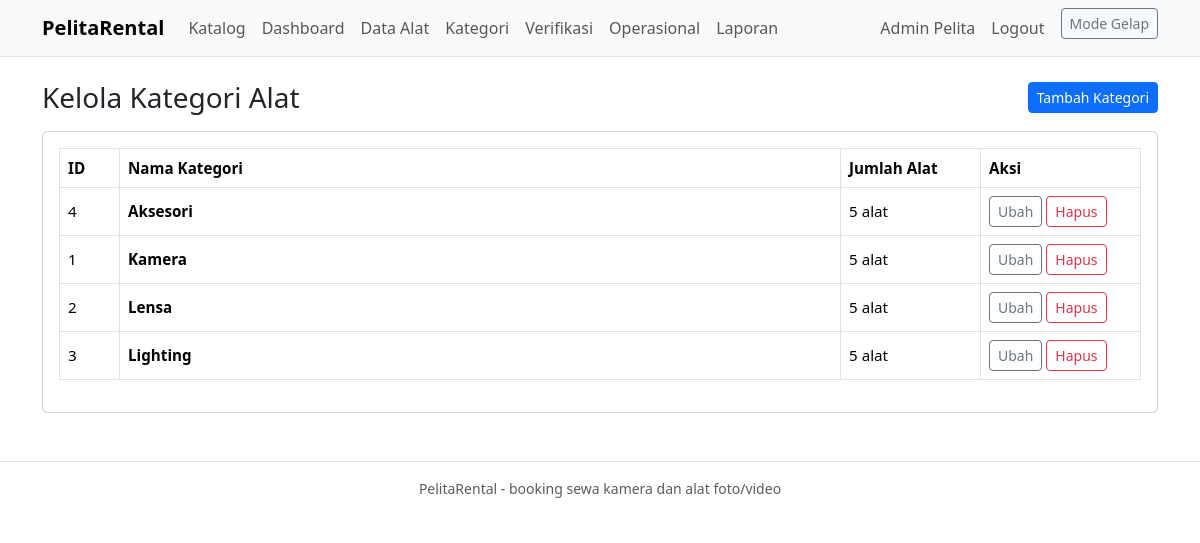
The app's page /admin/kategori.php (signed in) with its own data.
### tables this page shows
CREATE TABLE `kategori` (
  `ID_kategori` int(10) unsigned NOT NULL AUTO_INCREMENT,
  `nama_kategori` varchar(50) NOT NULL,
  PRIMARY KEY (`ID_kategori`),
  UNIQUE KEY `uq_kategori_nama` (`nama_kategori`)
);

### admin/kategori.php (the view, shortened to what this page needs)
<?php
include "../koneksi.php";
$hasil = $koneksi->query("SELECT k.ID_kategori, k.nama_kategori, COUNT(a.ID_alat) AS jumlah_alat
                          FROM kategori k
                          LEFT JOIN alat a ON k.ID_kategori = a.ID_kategori
                          GROUP BY k.ID_kategori, k.nama_kategori
                          ORDER BY k.nama_kategori");
include "../header.php";
?>
<div class="d-flex justify-content-between align-items-center mb-3">
  <h1 class="h3 mb-0">Kelola Kategori Alat</h1>
  <a href="kategori_form.php" class="btn btn-primary btn-sm">Tambah Kategori</a>
</div>
<div class="card">
  <div class="card-body">
    <div class="table-responsive">
      <table class="table table-bordered align-middle">
        <thead>
          <tr>
            <th style="width: 60px;">ID</th>
            <th>Nama Kategori</th>
            <th style="width: 140px;">Jumlah Alat</th>
            <th style="width: 160px;">Aksi</th>
          </tr>
        </thead>
        <tbody>
        <?php
        while ($row = $hasil->fetch_assoc()) {
          ?>
          <tr>
            <td><?php echo $row["ID_kategori"]; ?></td>
            <td><strong><?php echo htmlspecialchars($row["nama_kategori"]); ?></strong></td>
            <td><?php echo $row["jumlah_alat"]; ?> alat</td>
            <td>
              <a href="kategori_form.php?ID_kategori=<?php echo $row["ID_kategori"]; ?>" class="btn btn-sm btn-outline-secondary">Ubah</a>
              <form action="kategori_hapus.php" method="post" class="d-inline" onsubmit="return confirm('Yakin ingin menghapus kategori ini?')">
                <button type="submit" class="btn btn-sm btn-outline-danger">Hapus</button>
              </form>
            </td>
          </tr>
          <?php
        }
        ?>
        </tbody>
      </table>
    </div>
  </div>
</div>
<?php
include "../footer.php";
?>

### assets/css/style.css (style rules this page uses)
body { min-height: 100vh; }
table { font-size: 0.95rem; }

### records on screen
kategori: ID_kategori "4", nama_kategori "Aksesori", jumlah_alat "5"
kategori: ID_kategori "1", nama_kategori "Kamera", jumlah_alat "5"
kategori: ID_kategori "2", nama_kategori "Lensa", jumlah_alat "5"
kategori: ID_kategori "3", nama_kategori "Lighting", jumlah_alat "5"

### other values on screen
$_SESSION["nama"] "Admin Pelita"
